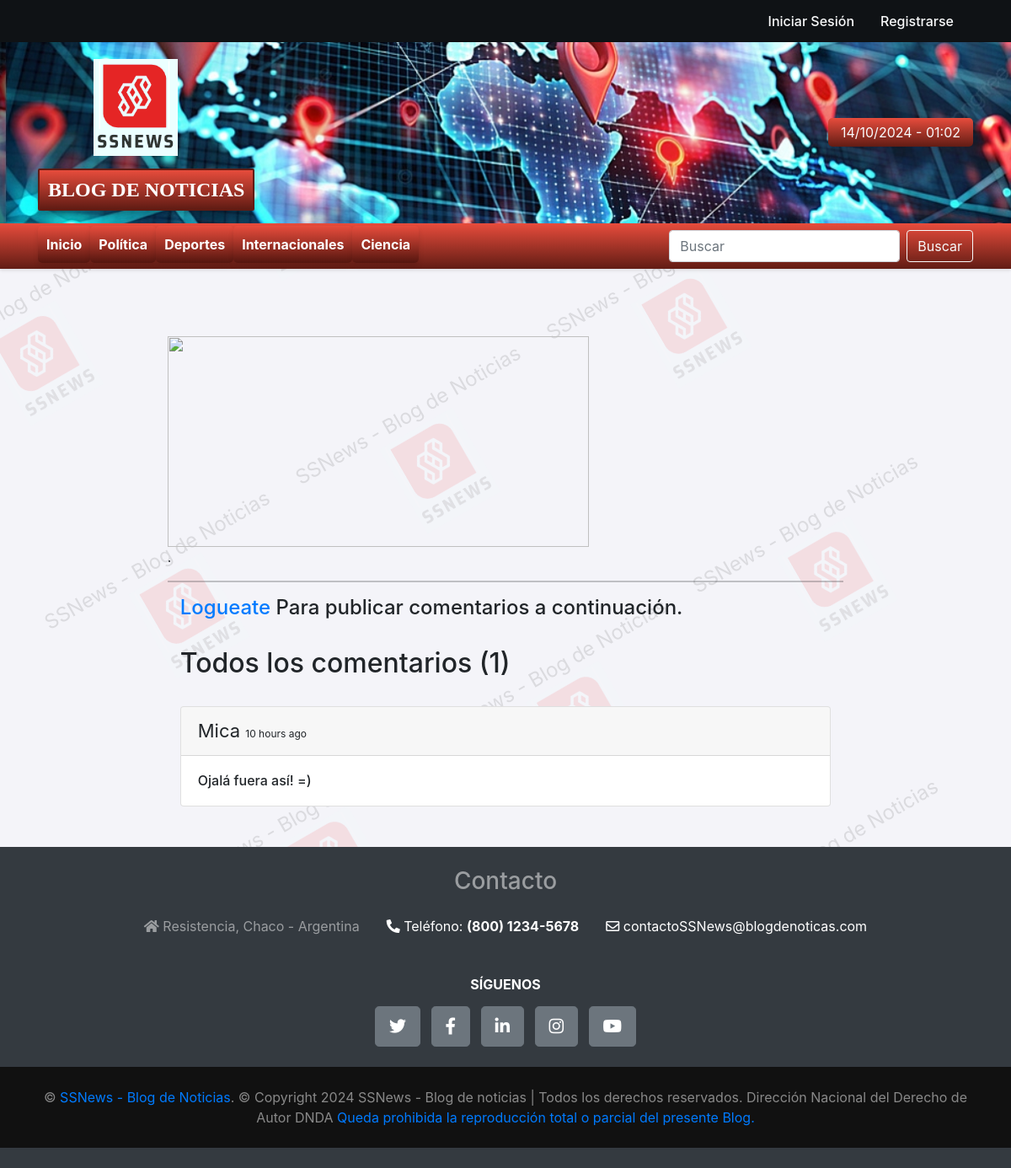
Screenshot of /blog/argentina-2034/comments/ with the database file from the repository.
### home/models.py (models this page shows, shortened)
class Comment(models.Model):
    user = models.ForeignKey(User, on_delete=models.CASCADE)
    content = models.TextField()
    blog = models.ForeignKey(Blog, on_delete=models.CASCADE)
    dateTime = models.DateTimeField(auto_now_add=True)

### home/views.py (the view, shortened to what this page needs)
# urls.py: path('blog/<slug:slug>/comments/', views.blog_comments, name='blog_comments'),
def blog_comments(request, slug):
    blog = get_object_or_404(Blog, slug=slug)
    comments = Comment.objects.filter(blog=blog)
    return render(request, "blog_comments.html", {'blog': blog, 'comments': comments})

### home/templates/blog_comments.html (shortened to what this page needs)
{% extends 'base.html' %}
{% block body %}
{% load humanize %}
<div class="container w-75 my-4">
    <br>
    <div class="media">
        <div class="media-body">
        </div>
    </div>
    <br>
    <img src="/media/{{post.image}}" alt="" height="250px" width="500px">
    <br>
    <p>{{post.content}}.</p>
    <hr>
    {% if user.is_authenticated %}
    <div class="container">
        <h2>Agregar Comentario</h2>
        <form action="/blog/{{post.slug}}/" method="POST"> {% csrf_token %}
            <div class="form-floating">
                <textarea class="form-control" placeholder="Leave a comment here" id="floatingTextarea2"
                    style="height: 100px" id="content" name="content"></textarea>
                <label for="floatingTextarea2">Deja un comentario aquí.</label>
                <br>
                <button type="submit" class="btn btn-primary">Comentar</button>
            </div>
        </form>
        {% else %}
        <div class="container">
            <h4><a href="/login/">Logueate</a> Para publicar comentarios a continuación.</h4>
            {% endif %}
            <br>
            <h2>Todos los comentarios ({{comments.count}})</h2>
            <br>
            {% for comment in comments %}
            <div class="card">
                <div class="card-header">
                    <span style="font-size: 22px;">{{comment.user}} </span> <span
                        style="font-size: 12px;">{{comment.dateTime | naturaltime}}</span>
                </div>
                <div class="card-body">
                    <h6 class="card-text">{{comment.content}}</h6>
                </div>
            </div>
            <br>
            {% endfor %}
        </div>
    </div>
</div>
{% endblock %}

### home/templates/base.html (style rules this page uses)
body { background-color: #f4f4f9; }

### rows the page displays
Comment: user "Mica", dateTime "10 hours ago", content "Ojalá fuera así! =)"

### other values shown
{{ comments.count }} "1"
